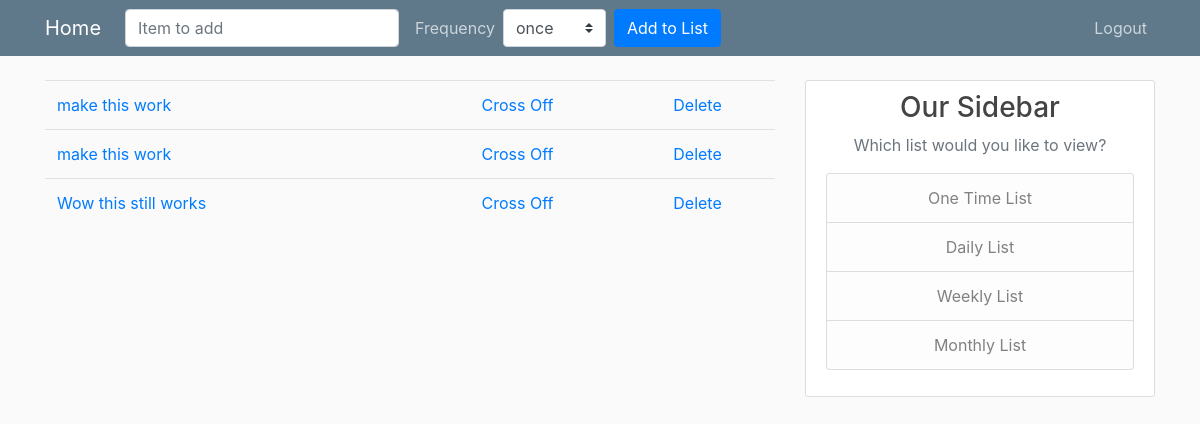
The app's page / (signed in) with its own data.
### userLists/models.py (models this page shows, shortened)
class List(models.Model):
    task = models.CharField(max_length=256)
    dateCreated = models.DateTimeField(default=timezone.now)
    repeating = models.CharField(max_length=50)
    completed = models.BooleanField(default=False)
    author = models.ForeignKey(User, on_delete=models.CASCADE)

### userLists/views.py (the view)
# urls.py: 2. Add a URL to urlpatterns:  path('', views.home, name='home')
@login_required()
def home(request):
    if request.method == 'POST':
        form = ListForm(request.POST or None)
        form.instance.author = request.user
        if form.is_valid():
            form.save()
            all_items = List.objects.filter(author=User.objects.get(username=request.user))
            messages.success(request,('Task add!'))
            return render(request, 'userLists/home.html', {'all_items': all_items})
    else:
        all_items = List.objects.filter(author=User.objects.get(username=request.user))
        return render(request, 'userLists/home.html', {'all_items': all_items})

### userLists/templates/userLists/home.html
{% extends "userLists/base.html" %}
{% block content %}
 <table class="table table=bordered">
    {% for entry in all_items %}
        {% if entry.completed %}
            <tr class="table-secondary">
                <td class="striker"><a href="{% url 'edit' entry.id %}">{{ entry.task }}</a></td>
                <td><center><a href="{% url 'uncross' entry.id 'List-home' %}">Uncross</a></center></td>
                <td><center><a href="{% url 'delete' entry.id %}">Delete</a></center></td>
            </tr>
        {% else %}
            <tr>
                <td><a href="{% url 'edit' entry.id %}">{{ entry.task }}</a></td>
                <td><center><a href="{% url 'cross_off' entry.id 'List-home' %}">Cross Off</a></center></td>
                <td><center><a href="{% url 'delete' entry.id %}">Delete</a></center></td>
            </tr>
        {% endif %}
    {% endfor %}
</table>
{% endblock content %}

### userLists/static/userLists/main.css (style rules this page uses)
body { background: #fafafa; color: #333333; margin-top: 5rem; }

### records on screen
List: task "make this work"
List: task "make this work"
List: task "Wow this still works"
